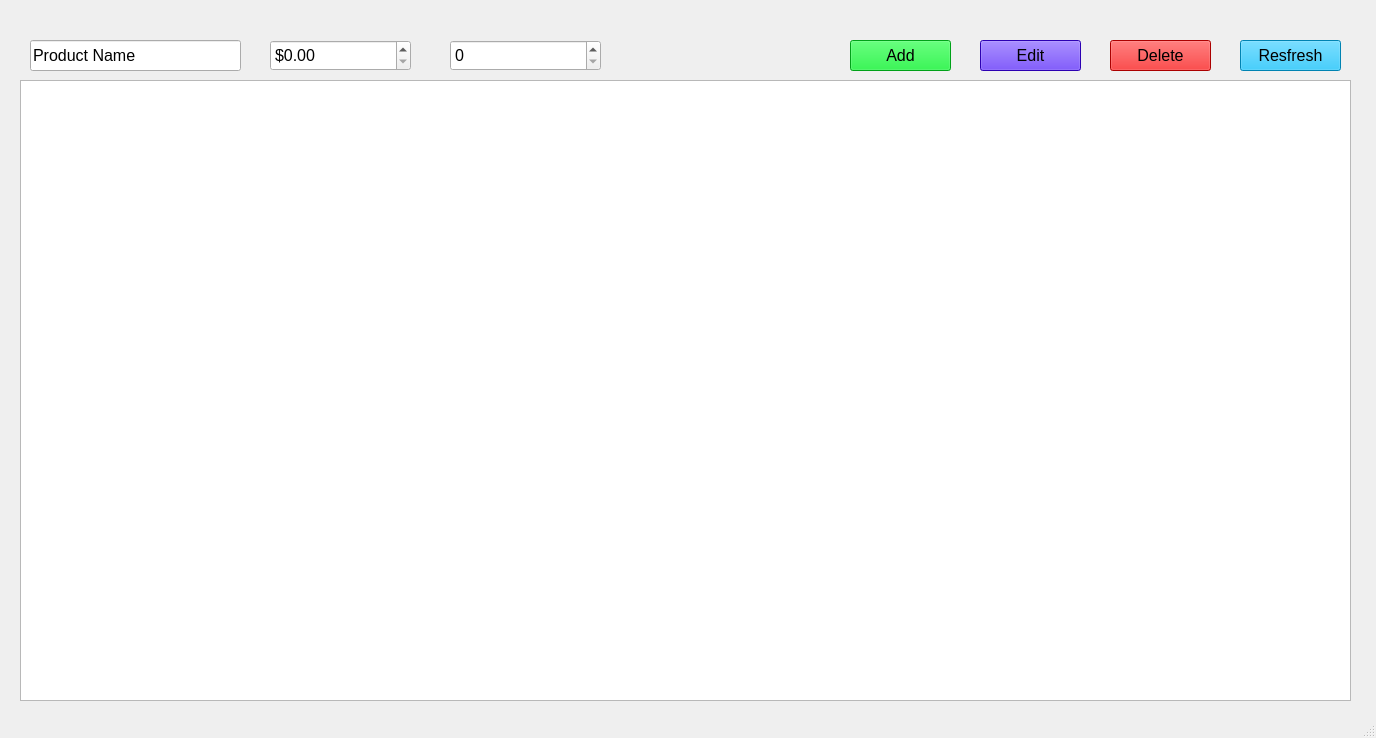
<?xml version="1.0" encoding="UTF-8"?>
<ui version="4.0">
 <class>ProductsWidget</class>
 <widget class="QMainWindow" name="ProductsWidget">
  <property name="geometry">
   <rect>
    <x>0</x>
    <y>0</y>
    <width>1376</width>
    <height>738</height>
   </rect>
  </property>
  <property name="windowTitle">
   <string>QWidget</string>
  </property>
  <widget class="QWidget" name="formLayout">
   <widget class="QTableWidget" name="tabProducts">
    <property name="geometry">
     <rect>
      <x>20</x>
      <y>80</y>
      <width>1331</width>
      <height>621</height>
     </rect>
    </property>
   </widget>
   <widget class="QLineEdit" name="txtName">
    <property name="geometry">
     <rect>
      <x>30</x>
      <y>40</y>
      <width>211</width>
      <height>31</height>
     </rect>
    </property>
    <property name="font">
     <font>
      <pointsize>12</pointsize>
     </font>
    </property>
    <property name="text">
     <string>Product Name</string>
    </property>
    <property name="placeholderText">
     <string>txtName</string>
    </property>
   </widget>
   <widget class="QDoubleSpinBox" name="spnPrice">
    <property name="geometry">
     <rect>
      <x>270</x>
      <y>40</y>
      <width>141</width>
      <height>31</height>
     </rect>
    </property>
    <property name="font">
     <font>
      <pointsize>12</pointsize>
     </font>
    </property>
    <property name="prefix">
     <string>$</string>
    </property>
    <property name="maximum">
     <double>999999.000000000000000</double>
    </property>
   </widget>
   <widget class="QSpinBox" name="spnStock">
    <property name="geometry">
     <rect>
      <x>450</x>
      <y>40</y>
      <width>151</width>
      <height>31</height>
     </rect>
    </property>
    <property name="font">
     <font>
      <pointsize>12</pointsize>
     </font>
    </property>
    <property name="maximum">
     <number>999999</number>
    </property>
   </widget>
   <widget class="QPushButton" name="btnAddProducts">
    <property name="geometry">
     <rect>
      <x>850</x>
      <y>40</y>
      <width>101</width>
      <height>31</height>
     </rect>
    </property>
    <property name="font">
     <font>
      <pointsize>12</pointsize>
     </font>
    </property>
    <property name="styleSheet">
     <string notr="true">background-color: #00e222;</string>
    </property>
    <property name="text">
     <string>Add</string>
    </property>
   </widget>
   <widget class="QPushButton" name="btnEditProducts">
    <property name="geometry">
     <rect>
      <x>980</x>
      <y>40</y>
      <width>101</width>
      <height>31</height>
     </rect>
    </property>
    <property name="font">
     <font>
      <pointsize>12</pointsize>
     </font>
    </property>
    <property name="styleSheet">
     <string notr="true">background-color: #3e00f9;</string>
    </property>
    <property name="text">
     <string>Edit</string>
    </property>
   </widget>
   <widget class="QPushButton" name="btnDeleteProducts">
    <property name="geometry">
     <rect>
      <x>1110</x>
      <y>40</y>
      <width>101</width>
      <height>31</height>
     </rect>
    </property>
    <property name="font">
     <font>
      <pointsize>12</pointsize>
     </font>
    </property>
    <property name="styleSheet">
     <string notr="true">background-color: #ef0000;</string>
    </property>
    <property name="text">
     <string>Delete</string>
    </property>
   </widget>
   <widget class="QPushButton" name="btnRefreshProducts">
    <property name="geometry">
     <rect>
      <x>1240</x>
      <y>40</y>
      <width>101</width>
      <height>31</height>
     </rect>
    </property>
    <property name="font">
     <font>
      <pointsize>12</pointsize>
     </font>
    </property>
    <property name="styleSheet">
     <string notr="true">background-color: #00b7f9;</string>
    </property>
    <property name="text">
     <string>Resfresh</string>
    </property>
   </widget>
  </widget>
  <widget class="QStatusBar" name="statusbar"/>
 </widget>
 <resources/>
 <connections/>
</ui>
